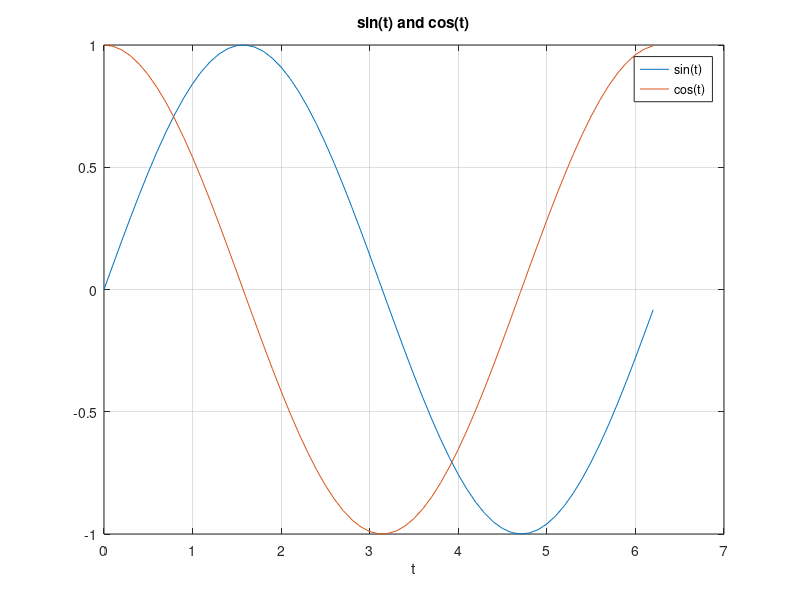

MATLAB code for this plot:

t = [1:20];
y = sin(t);
%plot(t,y);
%grid on;


%A = [1 2 3 4; 5 6 7 8];
%save TestData A
%dir
%save -ascii TestData2.dat A

% transpose = A'
%b = [1 2 3]';
%c = [1 2 3];
%b * c
%'text'

a = [1 2 3];
b = [4 5 6];
%a * b'
%a.* b

%x = [0:0.1:0.5]
%y = 3*(1-x).^2.*exp(-x.^2)

%t = [0:0.1:5];
%y = exp(-2*t) + exp(-1/3*sqrt(t));
%plot(t,y);
%grid on;

%a = [1 2 3 4];
%a(2:3)
%a(2:3) = [20 30];
%a

%a = ones(2,3)
%a = zeros(2,3)
%a = eye(2)
%a = diag([1 2 3])

%a = [1 2 ; 3 4];
%det(a)
%inv(a)
%eig(a)

%a = [1 2 3; 4 5 6; 7 8 9]
%a(1:2, 2:3)
%a(6)

%a = [1 2 ; 3 4];
%a^2
%a.^2

%a = [5 -3 -3; 3 3 -2; 2 -1 2];
%b = [-1; -10; 8];
%x = inv(a) * b
%x = a \ b
%a * x

%disp('ok')

%a = 123;
%disp(['a=' num2str(a)])
%disp(['a=' num2str(a, '%04d')])

%t1=[0:0.1:2*pi];
%y1 = sin(t1);
%t2 = [0:0.6:2*pi];
%y2 = cos(t2);
%plot(t1,y1, t2,y2);
%grid on;

%t=[0:0.1:2*pi];
%y1 = sin(t);
%y2 = cos(t);
%subplot(2,1,1);
%plot(t,y1); grid on;
%title('sin(t)');
%subplot(2,1,2);
%plot(t,y2); grid on;
%title('cos(t)');

t=[0:0.1:2*pi];
y1 = sin(t);
y2 = cos(t);
plot(t,y1,t,y2); grid on;
xlabel('t');
title('sin(t) and cos(t)');
legend('sin(t)', 'cos(t)');
